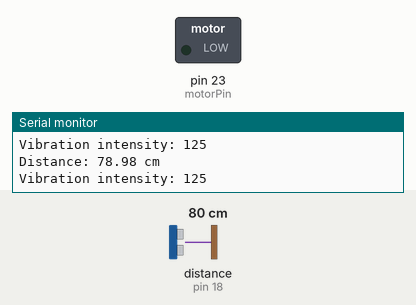
The sketch below on a simulated Arduino Mega 2560, built with avr-gcc and run on an emulated ATmega2560. On the bench: switched loads named in the sketch (green lamp = pin HIGH), the last lines printed to the serial monitor. Wiring (inferred from the names in the program): ultrasonic range finder: trigger pin 5; echo pin 18. The inputs (shaded band) are chosen by the test bench; at power-on: distance to the obstacle (sensor on pin 18) 80 cm. The echo pulse lasts 58.3 µs per cm; pins used as bus, display or sensor lines are not drawn.

Above: at 1.2 s.
1.3 s: distance to the obstacle (sensor on pin 18) set to 75 cm
2.8 s: distance to the obstacle (sensor on pin 18) set to 66 cm
At 3.5 s:
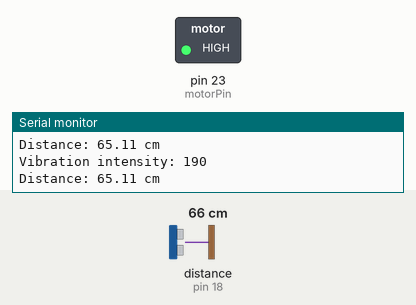
4.3 s: distance to the obstacle (sensor on pin 18) set to 120 cm
At 5.0 s:
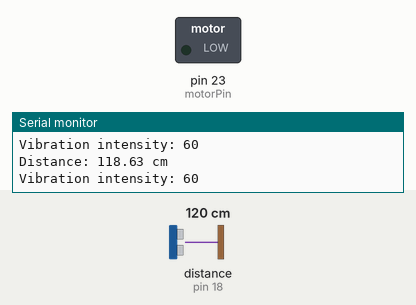
5.8 s: distance to the obstacle (sensor on pin 18) set to 2 cm
At 6.6 s:
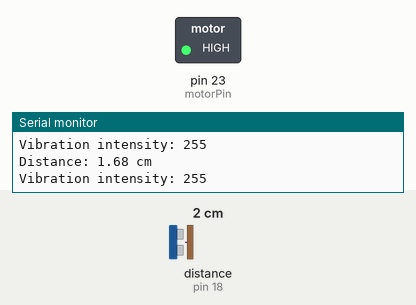
Timing chart, 0 to 8.3 s (numbered marks = the images above; inputs shaded):
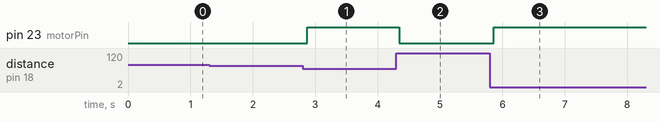

Measured:
- the behaviour switches between 71 and 70 cm on distance to the obstacle (sensor on pin 18) (found by bisection; images 0 and 1)
- after the input at 2.8 s, pin 23 (motorPin): LOW → HIGH after 0.07 s
- after the input at 4.3 s, pin 23 (motorPin): HIGH → LOW after 0.05 s
- after the input at 5.8 s, pin 23 (motorPin): LOW → HIGH after 0.06 s

The sketch:

stepmate.ino
```cpp
// Haptic Walking Stick Project for Visually Impaired
// Uses ultrasonic sensor to detect obstacles and provides haptic feedback with distinct intensity levels

// Pin definitions
const int trigPin = 5;    // Trigger pin of HC-SR04
const int echoPin = 18;   // Echo pin of HC-SR04
const int motorPin = 23;  // Pin connected to transistor base for vibration motor

// Constants
const float speedOfSound = 0.034; // Speed of sound in cm/microsecond
const int maxDistance = 150;      // Maximum distance we want to measure (in cm) - turn off beyond this
const int minDistance = 10;       // Minimum distance for strongest vibration (in cm)

// Distance ranges and corresponding intensities (using full range)
const int NUM_RANGES = 4;
const int distanceRanges[NUM_RANGES] = {30, 70, 110, 150};  // Upper bound of each range in cm
const int intensityLevels[NUM_RANGES] = {255, 190, 125, 60}; // PWM values for each range - full spectrum

// Variables
long duration;
float distance;
bool motorActive = false;

void setup() {
  // Initialize Serial communication
  Serial.begin(115200);

  // Configure pins
  pinMode(trigPin, OUTPUT);
  pinMode(echoPin, INPUT);
  pinMode(motorPin, OUTPUT);

  // Ensure motor is off initially - force it low
  digitalWrite(motorPin, LOW);

  Serial.println("Haptic Walking Stick initialized!");
  Serial.println("Motor will turn off beyond 150cm");
}

void loop() {
  // Measure distance
  distance = measureDistance();

  // Print distance to Serial monitor (for debugging)
  Serial.print("Distance: ");
  Serial.print(distance);
  Serial.println(" cm");

  // Provide haptic feedback based on distance
  if (distance <= maxDistance) {
    // Get vibration intensity for the measured distance
    int vibrationIntensity = getVibrationIntensity(distance);

    // Print intensity value for debugging
    Serial.print("Vibration intensity: ");
    Serial.println(vibrationIntensity);

    // Apply vibration feedback
    applyVibration(vibrationIntensity);
    motorActive = true;
  } else {
    // Turn off vibration if object is beyond maximum distance
    if (motorActive) {
      Serial.println("No object within range - FORCING motor OFF");
      digitalWrite(motorPin, LOW);
      analogWrite(motorPin, 0);  // Force PWM to 0 too
      delay(10); // Small delay to ensure signal is sent
      digitalWrite(motorPin, LOW); // Double-ensure it's off
      motorActive = false;
    } else {
      Serial.println("No object within range - motor remains OFF");
    }
  }

  // Short delay before next measurement
  delay(100);
}

// Function to measure distance using ultrasonic sensor
float measureDistance() {
  // Clear the trigger pin
  digitalWrite(trigPin, LOW);
  delayMicroseconds(2);

  // Set the trigger pin HIGH for 10 microseconds
  digitalWrite(trigPin, HIGH);
  delayMicroseconds(10);
  digitalWrite(trigPin, LOW);

  // Read the echo pin, returns the sound wave travel time in microseconds
  duration = pulseIn(echoPin, HIGH);

  // Calculate the distance
  float calculatedDistance = duration * speedOfSound / 2;

  // Return raw distance, even if beyond maxDistance (we'll handle that in the loop)
  if (calculatedDistance <= 0) {
    return maxDistance + 50; // Return something clearly beyond max if reading is invalid
  }

  return calculatedDistance;
}

// Get vibration intensity based on distance using distinct ranges
int getVibrationIntensity(float distance) {
  // If extremely close, use maximum intensity
  if (distance <= minDistance) {
    return 255; // Maximum PWM value
  }

  // Find the appropriate intensity level based on distance range
  for (int i = 0; i < NUM_RANGES; i++) {
    if (distance <= distanceRanges[i]) {
      return intensityLevels[i];
    }
  }

  // Beyond maximum range, no vibration
  return 0;
}

// Apply vibration with specific intensity
void applyVibration(int intensity) {
  if (intensity > 0) {
    // Use PWM to control vibration intensity
    analogWrite(motorPin, intensity);
  } else {
    // Turn off vibration
    digitalWrite(motorPin, LOW);
  }
}
```
